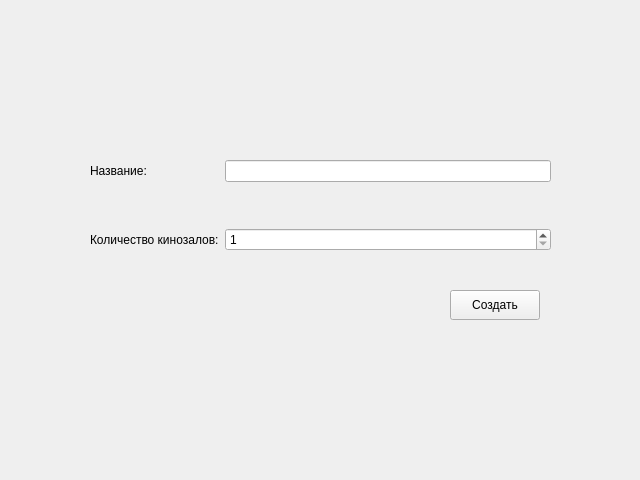
<?xml version="1.0" encoding="UTF-8"?>
<ui version="4.0">
 <class>Form</class>
 <widget class="QWidget" name="Form">
  <property name="geometry">
   <rect>
    <x>0</x>
    <y>0</y>
    <width>640</width>
    <height>480</height>
   </rect>
  </property>
  <property name="windowTitle">
   <string>Form</string>
  </property>
  <widget class="QWidget" name="formLayoutWidget">
   <property name="geometry">
    <rect>
     <x>90</x>
     <y>160</y>
     <width>461</width>
     <height>105</height>
    </rect>
   </property>
   <layout class="QFormLayout" name="formLayout">
    <item row="0" column="0">
     <widget class="QLabel" name="label_title">
      <property name="text">
       <string>Название:</string>
      </property>
     </widget>
    </item>
    <item row="0" column="1">
     <widget class="QLineEdit" name="title">
      <property name="maxLength">
       <number>27</number>
      </property>
     </widget>
    </item>
    <item row="2" column="1">
     <widget class="QLabel" name="label_3">
      <property name="text">
       <string/>
      </property>
     </widget>
    </item>
    <item row="3" column="0">
     <widget class="QLabel" name="label_count">
      <property name="text">
       <string>Количество кинозалов:</string>
      </property>
     </widget>
    </item>
    <item row="3" column="1">
     <widget class="QSpinBox" name="count">
      <property name="minimum">
       <number>1</number>
      </property>
     </widget>
    </item>
    <item row="1" column="1">
     <widget class="QLabel" name="label">
      <property name="text">
       <string/>
      </property>
     </widget>
    </item>
   </layout>
  </widget>
  <widget class="QPushButton" name="create">
   <property name="geometry">
    <rect>
     <x>450</x>
     <y>290</y>
     <width>90</width>
     <height>30</height>
    </rect>
   </property>
   <property name="text">
    <string>Создать</string>
   </property>
  </widget>
  <widget class="QLabel" name="error">
   <property name="geometry">
    <rect>
     <x>90</x>
     <y>280</y>
     <width>301</width>
     <height>23</height>
    </rect>
   </property>
   <property name="text">
    <string/>
   </property>
  </widget>
 </widget>
 <resources/>
 <connections/>
</ui>
